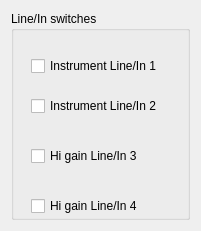
  <widget class="QWidget" name="gridLayoutWidget">
   <property name="geometry">
    <rect>
     <x>880</x>
     <y>20</y>
     <width>201</width>
     <height>231</height>
    </rect>
   </property>
   <layout class="QGridLayout" name="LineInSwitchesMain">
    <item row="0" column="0">
     <widget class="QGroupBox" name="LineInSwitches">
      <property name="enabled">
       <bool>true</bool>
      </property>
      <property name="title">
       <string>Line/In switches</string>
      </property>
      <widget class="QCheckBox" name="LineInstSwitch_1">
       <property name="geometry">
        <rect>
         <x>20</x>
         <y>40</y>
         <width>171</width>
         <height>30</height>
        </rect>
       </property>
       <property name="text">
        <string>Instrument Line/In 1</string>
       </property>
      </widget>
      <widget class="QCheckBox" name="LineInstSwitch_2">
       <property name="geometry">
        <rect>
         <x>20</x>
         <y>80</y>
         <width>171</width>
         <height>30</height>
        </rect>
       </property>
       <property name="text">
        <string>Instrument Line/In 2</string>
       </property>
      </widget>
      <widget class="QCheckBox" name="HiLoGain_3">
       <property name="geometry">
        <rect>
         <x>20</x>
         <y>130</y>
         <width>151</width>
         <height>30</height>
        </rect>
       </property>
       <property name="text">
        <string>Hi gain Line/In 3</string>
       </property>
      </widget>
      <widget class="QCheckBox" name="HiLoGain_4">
       <property name="geometry">
        <rect>
         <x>20</x>
         <y>180</y>
         <width>151</width>
         <height>30</height>
        </rect>
       </property>
       <property name="text">
        <string>Hi gain Line/In 4</string>
       </property>
      </widget>
     </widget>
    </item>
   </layout>
  </widget>
